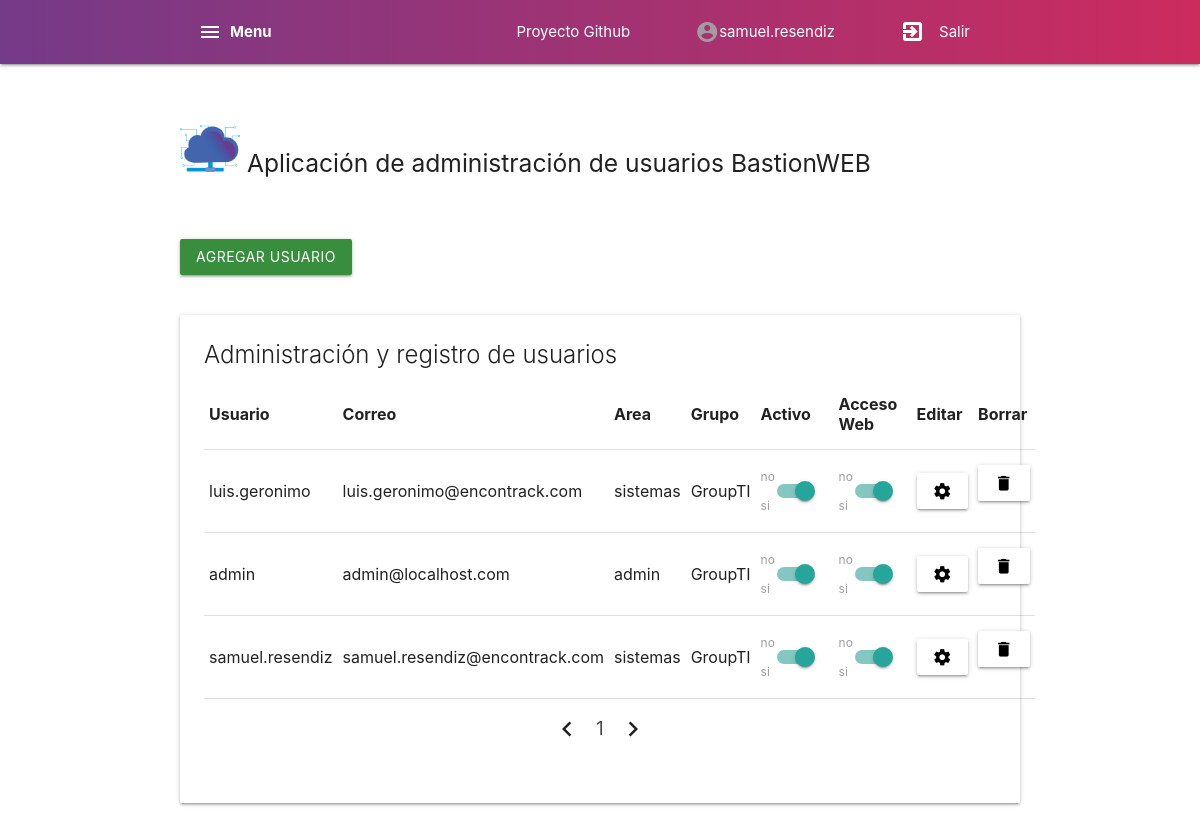
/users (signed in), run on the app's committed database.
### app/models.py (models this page shows, shortened)
class Users(UserMixin, db.Model):
    __tablename__ = "users"
    id =  db.Column(db.Integer, primary_key=True, autoincrement=True)
    username =  db.Column(db.String(50), nullable=False)
    password =  db.Column(db.String(50), nullable=False)
    email =  db.Column(db.String(50), nullable=False)
    area =  db.Column(db.String(50), nullable=False)
    group =  db.Column(db.String(50), nullable=False)
    status =  db.Column(db.Boolean, default=False, nullable=False)
    web =  db.Column(db.Boolean, default=False, nullable=False)

### app/view/users.py (the view)
@app.route('/users', methods=['GET'], defaults={"page_num": 1})
@app.route('/users/<int:page_num>', methods=['GET'])
@login_required
def users(page_num):
    statususer = ''
    if request.args.get('statususer'):
        statususer=request.args.get('statususer')
    logging.info('Access page users')
    user = current_user.username
    apiusers=db.session.query(Users).paginate(per_page=5, page=page_num, error_out=True)
    queryuser = db.session.query(Users).filter(Users.username==user).first()
    mail = queryuser.email
    return render_template('users.html', user=user, data=apiusers, mail=mail)

### main.py (called while the page is built)
@login_manager.user_loader
def load_user(id):
    return Users.query.get(id)

### app/templates/users.html (shortened to what this page needs)
{% extends 'base/base.html' %}
{% block content %}
    <main class="container">
        <div class="row"><br>
            <form method="POST" action="/adduser">
                <div class="row">
                    <div class="form-field">
                        <button class="btn waves-effect waves-green green darken-2" type="submit" name="edit_button">Agregar usuario
                        </button>
                    </div>
                </div>
            </form>
        </div>
        <div class="row">
            <div class="card">
                <div class="card-content">
                    <span class="card-title">Administración y registro de usuarios</span>
                    <div class="row">
                    <table>
                        <thead>
                            <tr>
                                <th>Usuario</th>
                                <th>Correo</th>
                                <th>Area</th>
                                <th>Grupo</th>
                                <th>Activo</th>
                                <th>Acceso Web</th>
                                <th>Editar</th>
                                <th>Borrar</th>
                            </tr>
                        </thead>
                        <tbody>
                            {% for user in data.items %}
                            <tr>
                                <td>
                                    {{user['username']}}
                                </td>
                                <td>
                                    {{user['email']}}
                                </td>
                                <td>
                                    {{user['area']}}
                                </td>
                                <td>
                                    {{user['group']}}
                                </td>
                                <form method="POST" action="/updateuser">
                                <td>
                                    <div class="switch">
                                        <label>no
                                        {% if user['status'] == True %}
                                            <span class="lever"></span>
                                        {% else %}
                                            <input type="checkbox" name="checkactive" value="0">
                                            <span class="lever"></span>
                                        {% endif %}
                                        si</label>
                                    </div>
                                </td>
                                <td>
                                    <div class="switch">
                                        <label>no
                                        {% if user['web'] == True %}
                                            <span class="lever"></span>
                                        {% else %}
                                            <input type="checkbox" name="checkweb" value="off">
                                            <span class="lever"></span>
                                        {% endif %}
                                        si</label>
                                    </div>
                                </td>
                                <td>
                                    <button class="btn white" type="submit" name="conf"  value="{{user['id']}}">
                                        <i class="material-icons black-text">settings</i>
                                    </button>
                                </td>
                                </form>
                                <td>
                                    <form method="POST" action="/deleteuser">
                                        <button class="btn white" type="submit" name="id" onclick="return confirm('Are you sure to delete?')" value="{{user['id']}}">
                                            <i class="material-icons black-text">delete</i>
                                        </button>
                                    </form>
                                </td>
                            </tr>
                            {% endfor %}
                        </tbody>
                    </table>
                        <div class="center">
                            <ul class="pagination">
                            {% if data.has_prev %}
                                <li class="waves-effect"><a class="page-link" href="{{ url_for('users', page_num=data.prev_num) }}"><i class="material-icons">chevron_left</i></a></li>
                            {% else %}
                                <li class="disabled"><span><i class="material-icons">chevron_left</i></span>
                            {% endif %}
                                </li>
                            {% for page in data.iter_pages(left_edge=3, right_edge=3) %}
                            {% if page %}
                            <li class="waves-effect"><a href="{{ url_for('users', page_num=page) }}">{{ page }}</a></li>
                            {% else %}
                            <li class="disabled"><a href="#">…</a></li>
                            {% endif %}
                            {% endfor %}
                            {% if data.has_next %}
                                <li class="waves-effect"><a href="{{ url_for('users', page_num=data.next_num) }}"><i class="material-icons">chevron_right</i></a></li>
                            {% else %}
                                <li class="disabled"><span><i class="material-icons">chevron_right</i></span>
                            {% endif %}
                            </ul>
                        </div>
                    </div>
                </div>
            </div>
        </div>
    </main>
{% endblock content %}

### app/templates/base/base.html (shortened to what this page needs)
<html>
  <head>
        <link type="text/css" rel="stylesheet" href="{{ url_for('static', filename='css/materialize.min.css' ) }}"  media="screen,projection"/>
        <link rel="stylesheet" href="{{ url_for('static', filename='css/style.css' ) }}">
  </head>
  <body>
        <div class="navbar-fixed">
            <nav class="navmain">
                <div class="nav-wrapper container">
                <a href="#menu" class="brand-logo sidenav-trigger show-on-large" data-target="menu-side"><i class="material-icons">menu</i></a><b style="margin-left: 50px;" class="left">Menu</b>
                <ul id="nav-mobile" class="right hide-on-med-and-down">
                    <li style="margin-right: 50px;"><a href="https://github.com/lgeronimoM/bastionweb">Proyecto Github</a></li>
                    <li><i class="material-icons grey-text">account_circle</i></li>
                    <li style="margin-right: 50px;">{{user}}</li>
                    <li><a href="/logout"><i class="material-icons darken-4"><b>exit_to_app</b></i></a></li>
                    <li style="margin-right: 50px;" class="left">Salir</li>
                </ul>
                </div>
            </nav>
        </div>
        <div class="container section">
            <h5><img class="responsive-img" src="{{ url_for('static', filename='img/logo.png' ) }}" style="width: 60px; margin-top: 10px;">
            Aplicación de administración de usuarios BastionWEB</h5>
        </div>
        {% block content %}
        {% endblock content %}
  </body>
</html>

### app/static/css/style.css (style rules this page uses)
.navmain { background: #cc2b5e; background: -webkit-linear-gradient(to right, #753a88, #cc2b5e); background: linear-gradient(to right, #753a88, #cc2b5e); }

### data on the page
Users: username "samuel.resendiz", email "samuel.resendiz@encontrack.com", area "sistemas", group "GroupTI", status True (drawn), web True (drawn), {{ user['id'] }} 3 (drawn)
Users: username "luis.geronimo", email "luis.geronimo@encontrack.com", area "sistemas", group "GroupTI", status True (drawn), web True (drawn), {{ user['id'] }} 1 (drawn)
Users: username "admin", email "admin@localhost.com", area "admin", group "GroupTI", status True (drawn), web True (drawn), {{ user['id'] }} 2 (drawn)

### other printed values
{{ page }} "1"
